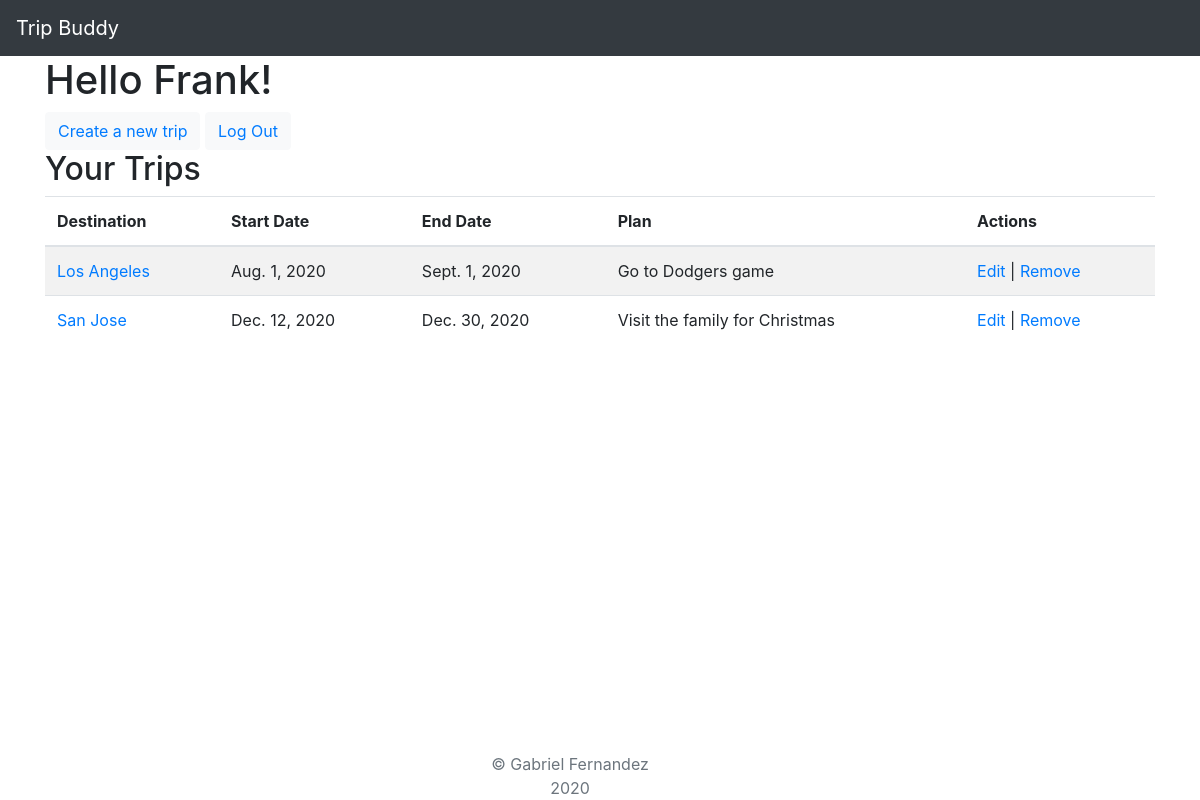
The app's page /dashboard (signed in) with its own data.
### main/models.py (models this page shows)
class User(models.Model):
    first_name=models.CharField(max_length=100)
    last_name=models.CharField(max_length=100)
    email=models.EmailField(max_length=100)
    password=models.CharField(max_length=100)
    created_at=models.DateTimeField(auto_now_add=True)
    updated_at=models.DateTimeField(auto_now=True)
    objects=UserManager()

class Trip(models.Model):
    destination=models.CharField(max_length=100)
    start_date=models.DateField()
    end_date=models.DateField()
    plan=models.CharField(max_length=200)
    created_at=models.DateTimeField(auto_now_add=True)
    updated_at=models.DateTimeField(auto_now=True)
    user=models.ForeignKey(User, related_name="trips", on_delete = models.CASCADE)
    objects=TripManager()

### main/views.py (the view)
# urls.py: path("dashboard", views.show_dashboard),
def show_dashboard(request):
    if "user_id" not in request.session:
        messages.error(request, "Please login or register first.")
        return redirect("/")
    context={
        "user":User.objects.get(id=request.session["user_id"]),
        "trip":Trip.objects.all()
    }
    return render(request, "dashboard.html", context)

### main/templates/dashboard.html (shortened to what this page needs)
<!DOCTYPE html>
<html lang="en">
<head>
</head>
<body>
    {%extends "base.html"%}
    {%block content%}
    <h1>Hello {{user.first_name}}!</h1>
    <button class="btn btn-light"><a href="/createtrip">Create a new trip</a></button>
    <button class="btn btn-light"><a href="/logout">Log Out</a></button>
    <h2>Your Trips</h2>
    <table class="table table-striped">
        <thead>
            <th>Destination</th>
            <th>Start Date</th>
            <th>End Date</th>
            <th>Plan</th>
            <th>Actions</th>
        </thead>
        <tbody>
            {%for trip in user.trips.all%}
            <tr>
                <td><a href="/trips/{{trip.id}}">{{trip.destination}}</a></td>
                <td>{{trip.start_date}}</td>
                <td>{{trip.end_date}}</td>
                <td>{{trip.plan}}</td>
                <td>
                    {% if user.id == trip.user.id %}
                        <a href="/trips/edit/{{trip.id}}">Edit</a> |
                        <a href="/trips/{{trip.id}}/delete">Remove</a>
                    {% endif %}
                </td>
            </tr>
            {%endfor%}
        </tbody>
    </table>
    {%endblock%}

### records on screen
User: first_name "Frank"
Trip: destination "Los Angeles", start_date "Aug. 1, 2020", end_date "Sept. 1, 2020", plan "Go to Dodgers game"
Trip: destination "San Jose", start_date "Dec. 12, 2020", end_date "Dec. 30, 2020", plan "Visit the family for Christmas"
